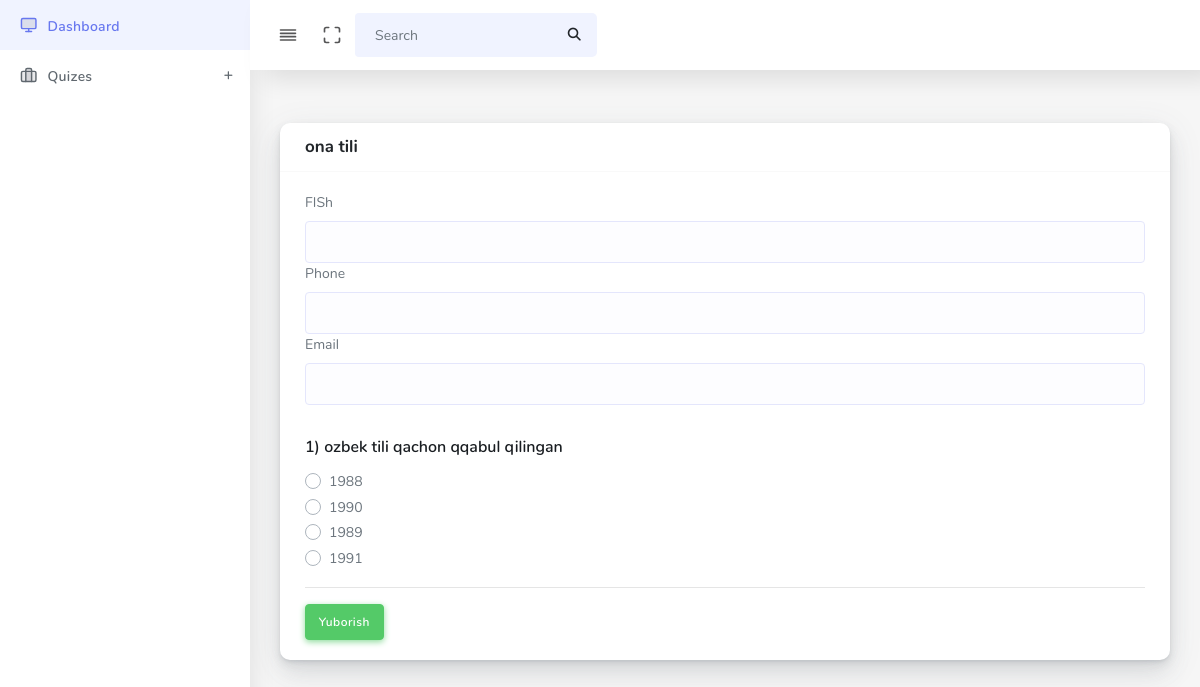
The app's page /answer/dtKXJzZuxPanWVpIoSwH with its own data.
### main/models.py (models this page shows, shortened)
class Quiz(models.Model):
    title = models.CharField(max_length=255)
    author = models.ForeignKey(User, on_delete=models.CASCADE)
    code = models.CharField(max_length=255, blank=True, unique=True)

class Question(models.Model):
    quiz = models.ForeignKey(Quiz, on_delete=models.CASCADE)
    title = models.TextField()
    @property
    def get_options(self, *args, **kwargs):
        options = list(Option.objects.filter(question_id=self.id))
        random.shuffle(options)
        return options

class Option(models.Model):
    question = models.ForeignKey(Question, on_delete=models.CASCADE)
    name = models.TextField()
    is_correct = models.BooleanField(default=False)

### front/views.py (the view)
# urls.py: path('<str:code>', views.quiz_detail, name='quiz_detail'),
def quiz_detail(request, code):
    quiz = models.Quiz.objects.get(code=code)
    questions = models.Question.objects.filter(
        quiz = quiz
    )
    context = {
        'quiz':quiz,
        'questions':questions
    }
    return render(request, 'front/quiz-detail.html', context)

### templates/front/quiz-detail.html (shortened to what this page needs)
{% extends 'base.html' %}
  {% block content %}
  <section class="section">
    <div class="section-body">
      <div class="row">
        <div class="col-12 col-md-12 col-lg-12">
          <div class="card">
            <form action="{% url 'front:create_answers' quiz.code %}" method="post">
                <div class="card-header">
                  <h4>{{quiz.title}}</h4>
                </div>
                <div class="card-body">
                  <div>
                      <label for="name">FISh</label>
                      <input class="form-control" type="text" id="name" name="full_name" required>
                  </div>
                  <div>
                      <label for="name">Phone</label>
                      <input class="form-control" type="text" id="phone" name="phone" required>
                  </div>
                  <div>
                      <label for="name">Email</label>
                      <input class="form-control" type="email" id="email" name="email">
                  </div>
                    {% for question in questions %}
                    <div class="section-title">{{forloop.counter}}) {{question.title}}</div>
                        {% for option in question.get_options %}
                        <div class="custom-control custom-radio">
                            <label class="custom-control-label" for="option{{option.id}}">{{option.name}}</label>
                        </div>
                        {% endfor %} <hr>
                    {% endfor %}
                    <button class="btn btn-success">Yuborish</button>
                </div>
            </form>
          </div>
        </div>
      </div>
    </div>
  </section>
  {% endblock %}

### records on screen
Quiz: title "ona tili"
Question: title "ozbek tili qachon qqabul qilingan"
Option: name "1988"
Option: name "1990"
Option: name "1989"
Option: name "1991"
